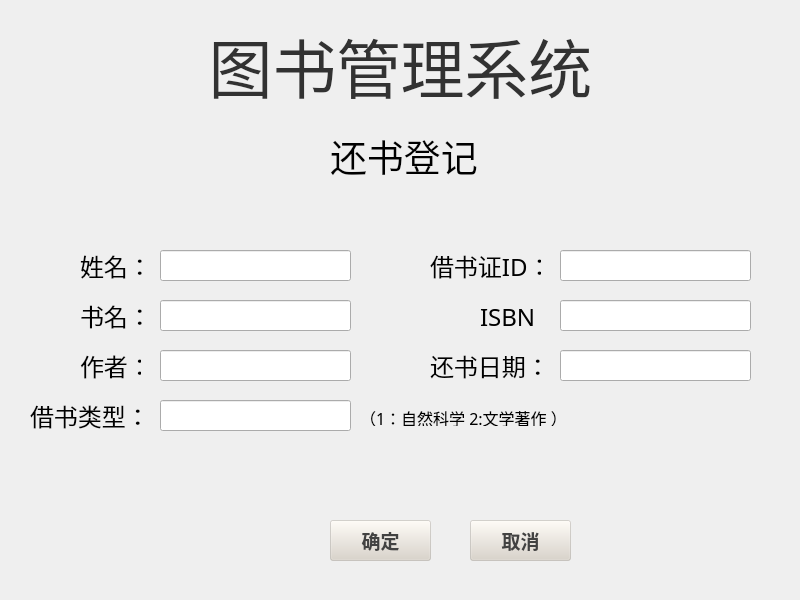
<?xml version="1.0" encoding="UTF-8"?>
<ui version="4.0">
 <class>ReturnBook</class>
 <widget class="QWidget" name="ReturnBook">
  <property name="geometry">
   <rect>
    <x>0</x>
    <y>0</y>
    <width>800</width>
    <height>600</height>
   </rect>
  </property>
  <property name="windowTitle">
   <string>Form</string>
  </property>
  <widget class="QLineEdit" name="lineEdit">
   <property name="geometry">
    <rect>
     <x>160</x>
     <y>250</y>
     <width>191</width>
     <height>31</height>
    </rect>
   </property>
   <property name="font">
    <font>
     <family>楷体</family>
     <pointsize>14</pointsize>
    </font>
   </property>
  </widget>
  <widget class="QPushButton" name="pushButton_2">
   <property name="geometry">
    <rect>
     <x>470</x>
     <y>520</y>
     <width>101</width>
     <height>41</height>
    </rect>
   </property>
   <property name="font">
    <font>
     <family>楷体</family>
     <pointsize>14</pointsize>
     <weight>75</weight>
     <bold>true</bold>
    </font>
   </property>
   <property name="styleSheet">
    <string notr="true">color: rgb(66, 66, 66);
background-color: rgb(218, 211, 200,100);</string>
   </property>
   <property name="text">
    <string>取消</string>
   </property>
  </widget>
  <widget class="QLabel" name="label_3">
   <property name="geometry">
    <rect>
     <x>430</x>
     <y>250</y>
     <width>111</width>
     <height>31</height>
    </rect>
   </property>
   <property name="font">
    <font>
     <family>楷体</family>
     <pointsize>18</pointsize>
    </font>
   </property>
   <property name="text">
    <string>借书证ID：</string>
   </property>
  </widget>
  <widget class="QLabel" name="label">
   <property name="geometry">
    <rect>
     <x>330</x>
     <y>110</y>
     <width>191</width>
     <height>91</height>
    </rect>
   </property>
   <property name="font">
    <font>
     <family>楷体</family>
     <pointsize>28</pointsize>
    </font>
   </property>
   <property name="text">
    <string>还书登记</string>
   </property>
  </widget>
  <widget class="QLabel" name="label_5">
   <property name="geometry">
    <rect>
     <x>80</x>
     <y>300</y>
     <width>71</width>
     <height>31</height>
    </rect>
   </property>
   <property name="font">
    <font>
     <family>楷体</family>
     <pointsize>18</pointsize>
    </font>
   </property>
   <property name="text">
    <string>书名：</string>
   </property>
  </widget>
  <widget class="QLabel" name="label_4">
   <property name="geometry">
    <rect>
     <x>30</x>
     <y>400</y>
     <width>111</width>
     <height>31</height>
    </rect>
   </property>
   <property name="font">
    <font>
     <family>楷体</family>
     <pointsize>18</pointsize>
    </font>
   </property>
   <property name="text">
    <string>借书类型：</string>
   </property>
  </widget>
  <widget class="QPushButton" name="pushButton">
   <property name="geometry">
    <rect>
     <x>330</x>
     <y>520</y>
     <width>101</width>
     <height>41</height>
    </rect>
   </property>
   <property name="font">
    <font>
     <family>楷体</family>
     <pointsize>14</pointsize>
     <weight>75</weight>
     <bold>true</bold>
    </font>
   </property>
   <property name="styleSheet">
    <string notr="true">color: rgb(66, 66, 66);
background-color: rgb(218, 211, 200,100);</string>
   </property>
   <property name="text">
    <string>确定</string>
   </property>
  </widget>
  <widget class="QLabel" name="label_2">
   <property name="geometry">
    <rect>
     <x>80</x>
     <y>250</y>
     <width>71</width>
     <height>31</height>
    </rect>
   </property>
   <property name="font">
    <font>
     <family>楷体</family>
     <pointsize>18</pointsize>
    </font>
   </property>
   <property name="text">
    <string>姓名：</string>
   </property>
  </widget>
  <widget class="QLabel" name="label_6">
   <property name="geometry">
    <rect>
     <x>80</x>
     <y>350</y>
     <width>61</width>
     <height>31</height>
    </rect>
   </property>
   <property name="font">
    <font>
     <family>楷体</family>
     <pointsize>18</pointsize>
    </font>
   </property>
   <property name="text">
    <string>作者：</string>
   </property>
  </widget>
  <widget class="QLabel" name="label_7">
   <property name="geometry">
    <rect>
     <x>430</x>
     <y>350</y>
     <width>111</width>
     <height>31</height>
    </rect>
   </property>
   <property name="font">
    <font>
     <family>楷体</family>
     <pointsize>18</pointsize>
    </font>
   </property>
   <property name="text">
    <string>还书日期：</string>
   </property>
  </widget>
  <widget class="QLineEdit" name="lineEdit_2">
   <property name="geometry">
    <rect>
     <x>560</x>
     <y>250</y>
     <width>191</width>
     <height>31</height>
    </rect>
   </property>
   <property name="font">
    <font>
     <family>楷体</family>
     <pointsize>14</pointsize>
    </font>
   </property>
  </widget>
  <widget class="QLineEdit" name="lineEdit_3">
   <property name="geometry">
    <rect>
     <x>160</x>
     <y>300</y>
     <width>191</width>
     <height>31</height>
    </rect>
   </property>
   <property name="font">
    <font>
     <family>楷体</family>
     <pointsize>14</pointsize>
    </font>
   </property>
  </widget>
  <widget class="QLineEdit" name="lineEdit_4">
   <property name="geometry">
    <rect>
     <x>160</x>
     <y>350</y>
     <width>191</width>
     <height>31</height>
    </rect>
   </property>
   <property name="font">
    <font>
     <family>楷体</family>
     <pointsize>14</pointsize>
    </font>
   </property>
  </widget>
  <widget class="QLineEdit" name="lineEdit_5">
   <property name="geometry">
    <rect>
     <x>160</x>
     <y>400</y>
     <width>191</width>
     <height>31</height>
    </rect>
   </property>
   <property name="font">
    <font>
     <family>楷体</family>
     <pointsize>14</pointsize>
    </font>
   </property>
  </widget>
  <widget class="QLineEdit" name="lineEdit_6">
   <property name="geometry">
    <rect>
     <x>560</x>
     <y>350</y>
     <width>191</width>
     <height>31</height>
    </rect>
   </property>
   <property name="font">
    <font>
     <family>楷体</family>
     <pointsize>14</pointsize>
    </font>
   </property>
  </widget>
  <widget class="QLineEdit" name="lineEdit_7">
   <property name="geometry">
    <rect>
     <x>560</x>
     <y>300</y>
     <width>191</width>
     <height>31</height>
    </rect>
   </property>
   <property name="font">
    <font>
     <family>楷体</family>
     <pointsize>14</pointsize>
    </font>
   </property>
  </widget>
  <widget class="QLabel" name="label_9">
   <property name="geometry">
    <rect>
     <x>480</x>
     <y>300</y>
     <width>61</width>
     <height>31</height>
    </rect>
   </property>
   <property name="font">
    <font>
     <family>楷体</family>
     <pointsize>18</pointsize>
    </font>
   </property>
   <property name="text">
    <string>ISBN：</string>
   </property>
  </widget>
  <widget class="QLabel" name="label_10">
   <property name="geometry">
    <rect>
     <x>360</x>
     <y>410</y>
     <width>271</width>
     <height>16</height>
    </rect>
   </property>
   <property name="font">
    <font>
     <family>楷体</family>
     <pointsize>12</pointsize>
    </font>
   </property>
   <property name="text">
    <string>（1：自然科学 2:文学著作 ）</string>
   </property>
  </widget>
  <widget class="QLabel" name="label_8">
   <property name="geometry">
    <rect>
     <x>0</x>
     <y>10</y>
     <width>801</width>
     <height>111</height>
    </rect>
   </property>
   <property name="font">
    <font>
     <family>华文行楷</family>
     <pointsize>48</pointsize>
     <weight>50</weight>
     <bold>false</bold>
    </font>
   </property>
   <property name="styleSheet">
    <string notr="true">color: rgb(255, 0, 0);</string>
   </property>
   <property name="text">
    <string>&lt;html&gt;&lt;head/&gt;&lt;body&gt;&lt;p&gt;&lt;span style=&quot; color:#323232;&quot;&gt;图书管理系统&lt;/span&gt;&lt;/p&gt;&lt;/body&gt;&lt;/html&gt;</string>
   </property>
   <property name="alignment">
    <set>Qt::AlignCenter</set>
   </property>
  </widget>
 </widget>
 <resources/>
 <connections/>
</ui>
